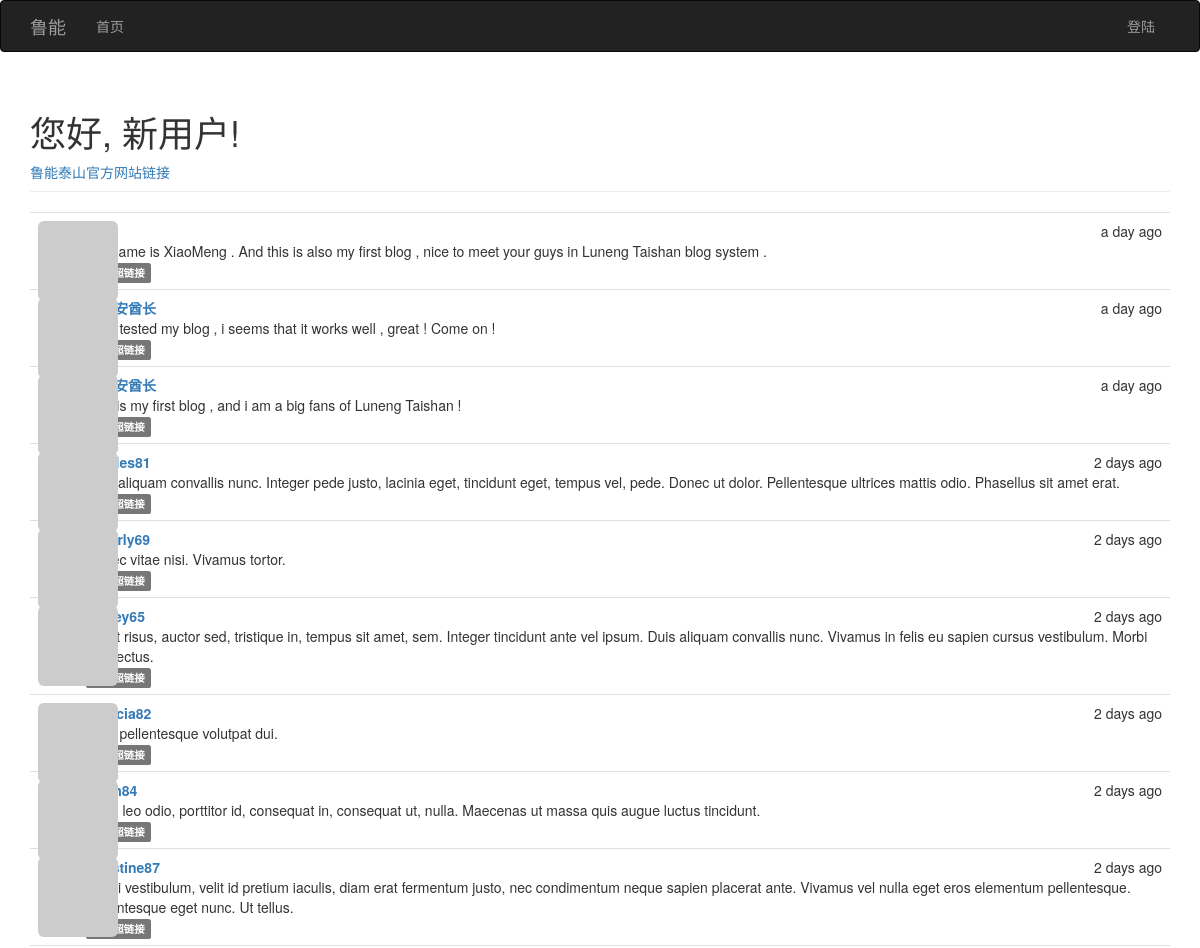
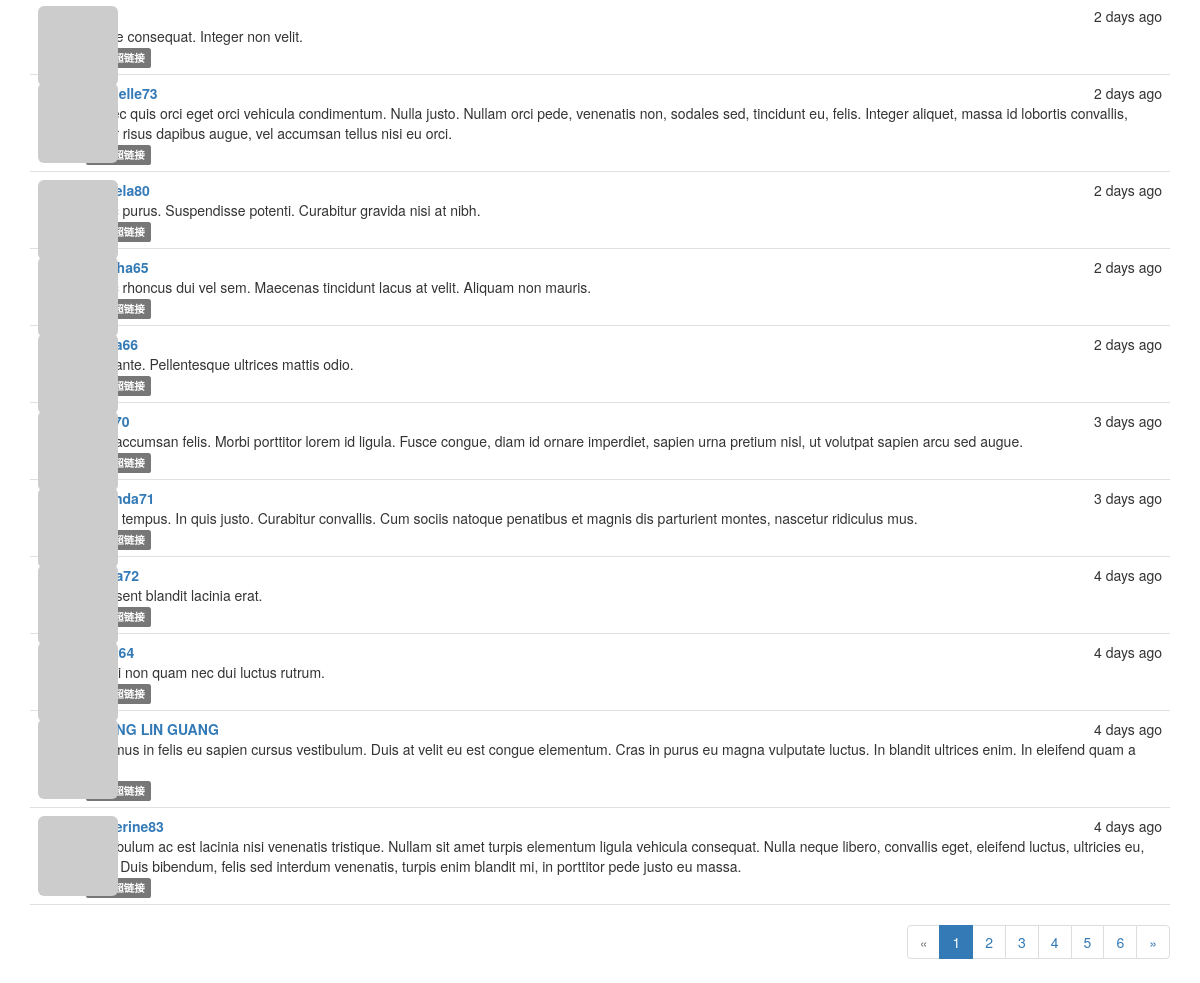
Before: / with the older database file (2 pictures, top to bottom).
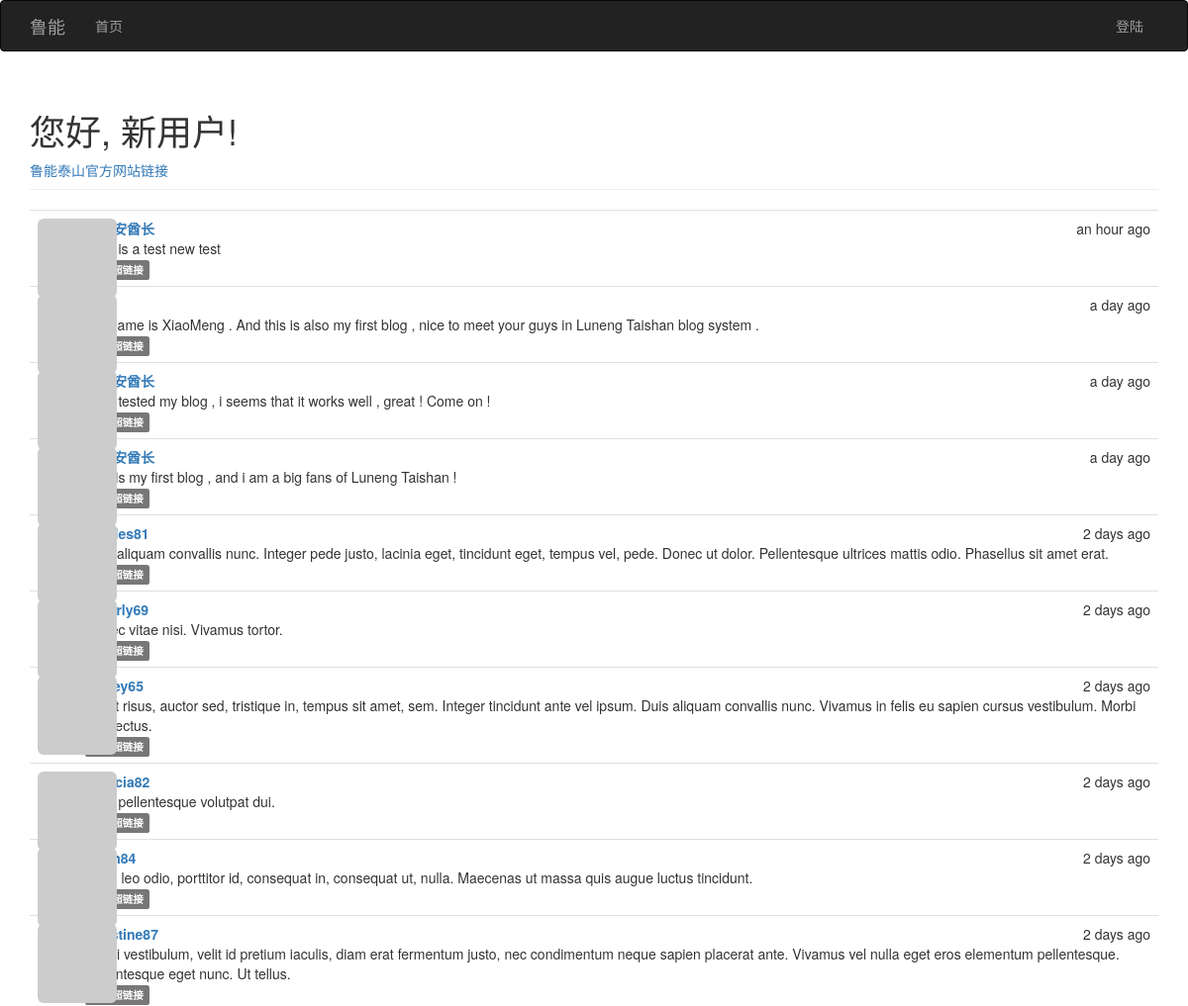
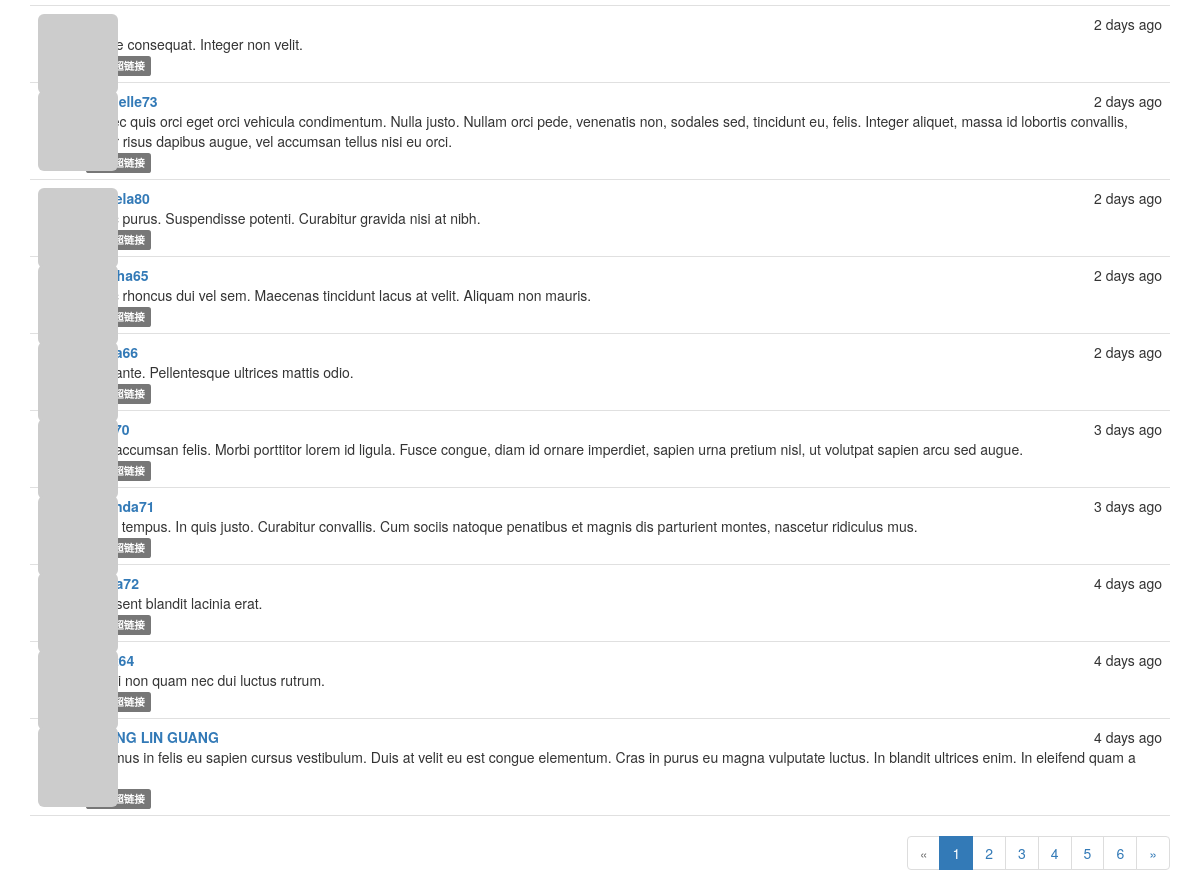
After: the same page with the newer database file (2 pictures, top to bottom).
### app/models.py (models this page shows, shortened)
class Post(db.Model):
    __tablename__ = 'posts'
    id = db.Column(db.Integer, primary_key=True)
    body = db.Column(db.Text)
    timestamp = db.Column(db.DateTime, index=True, default=datetime.utcnow)
    author_id = db.Column(db.Integer, db.ForeignKey('users.id'))
    body_html=db.Column(db.Text)

class User(UserMixin,db.Model):
    __tablename__='users'
    id=db.Column(db.Integer,primary_key=True)
    email=db.Column(db.String(64),unique=True,index=True)
    username=db.Column(db.String(64),unique=True,index=True)
    password_hash=db.Column(db.String(128))
    role_id=db.Column(db.Integer,db.ForeignKey('roles.id'))
    name=db.Column(db.String(64))
    location=db.Column(db.String(64))
    about_me=db.Column(db.Text())
    member_since=db.Column(db.DateTime(),default=datetime.utcnow)
    last_seen=db.Column(db.DateTime(),default=datetime.utcnow)
    avatar_hash=db.Column(db.String(32))
    posts=db.relationship('Post',backref='author',lazy='dynamic')
    @property
    def password(self):
        raise AttributeError('password is not a readable attribute')
    def gravatar(self,size=100,default='identicon',rating='g'):
        if request.is_secure:
            url = 'https://secure.gravatar.com/avatar'
        else:
            url = 'http://cn.gravatar.com/avatar'
        hash= self.avatar_hash or hashlib.md5(str(self.email).encode('utf-8')).hexdigest()
        return '{url}/{hash}?s={size}&d={default}&r={rating}'.format(url=url, hash=hash, size=size, default=default, rating=rating)

### app/main/views.py (the view)
@main.route('/',methods=['GET','POST'])
def index():
    form=PostForm()
    if current_user.can(Permission.WRITE_ARTICLES) and form.validate_on_submit():
        post=Post(body=form.body.data,author=current_user._get_current_object())
        db.session.add(post)
        return redirect(url_for('.index'))
    page=request.args.get('page', 1, type=int)
    pagination = Post.query.order_by(Post.timestamp.desc()).paginate(
        page, per_page=current_app.config['FLASKY_POSTS_PER_PAGE'],
        error_out=False)
    posts=pagination.items
    return render_template('index.html',form=form,posts=posts,pagination=pagination)

### app/auth/views.py (called while the page is built)
@auth.before_app_request
def before_request():
    if current_user.is_authenticated:
        current_user.ping()

### app/main/__init__.py (called while the page is built)
@main.app_context_processor
def inject_permissions():
    return dict(Permission=Permission)

### app/models.py (called while the page is built)
    def can(self, permissions):
        return False

### app/templates/index.html (shortened to what this page needs)
{% extends "base.html" %}
{% import "bootstrap/wtf.html" as wtf %}
{% import "_macros.html" as macros %}
{% block page_content %}
<div class="page-header">
    <h1>您好, {% if current_user.is_authenticated %}{{ current_user.username }}{% else %}新用户{% endif %}!</h1>
    <a href="http://www.lnts.com.cn">鲁能泰山官方网站链接</a>
</div>
{% include '_posts.html' %}
{% if pagination %}
<div class="pagination">
    {{ macros.pagination_widget(pagination, '.index') }}
</div>
{% endif %}
{% endblock %}

### app/templates/_posts.html
<ul class="posts">
    {% for post in posts %}
    <li class="post">
        <div class="post-thumbnail">
            <a href="{{ url_for('.user', username=post.author.username) }}">
                <img class="img-rounded profile-thumbnail" src="{{ post.author.gravatar(size=40) }}">
            </a>
        </div>
        <div class="post-content">
            <div class="post-date">{{ moment(post.timestamp).fromNow() }}</div>
            <div class="post-author"><a href="{{ url_for('.user', username=post.author.username) }}">{{ post.author.username }}</a></div>
            <div class="post-body">
                {% if post.body_html %}
                    {{ post.body_html | safe }}
                {% else %}
                    {{ post.body }}
                {% endif %}
            </div>
            <div class="post-footer">
                <a href="{{ url_for('.post', id=post.id) }}">
                    <span class="label label-default">微博超链接</span>
                </a>
            </div>
        </div>
    </li>
    {% endfor %}
</ul>

Changed rows visible on the page:
no longer on this page (row unchanged): Post: timestamp "4 days ago", author.username "catherine83", body "Vestibulum ac est lacinia nisi venenatis tristique. Nullam sit amet turpis elementum ligula vehicula consequat. Nulla neque libero, convallis eget, eleifend luctus, ultricies eu, nibh. Duis bibendum, felis sed interdum venenatis, turpis enim blandit mi, in porttitor pede justo eu massa."
added Post: timestamp "an hour ago", author.username "印第安酋长", body "#this is a test new test"
